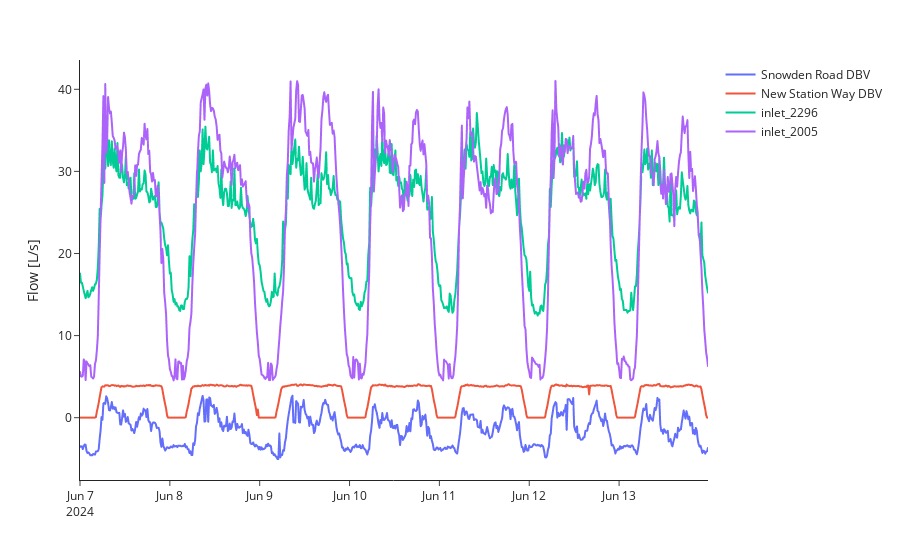

Notebook code cell kept with this figure:
### Markdown cell above
Flow data @ DMA inlets and dynamic boundary valves.

### Code cell
try:
    flow_bwfl_ids = ['inlet_2296', 'inlet_2005', 'Snowden Road DBV', 'New Station Way DBV']
    # flow_bwfl_ids = flow_df['bwfl_id'].unique()
    plot_flow_df = flow_df[flow_df['bwfl_id'].isin(flow_bwfl_ids)]
    fig = px.line(
        plot_flow_df,
        x='datetime',
        y='mean',
        color='bwfl_id',
    )
    fig.update_layout(
        xaxis_title='',
        yaxis_title='Flow [L/s]',
        legend_title_text='',
        template='simple_white',
        height=450,
    )
    fig.show()
except:
    print("Plotting data not available.")

### Figure 1 — Plotly figure (JSON) as saved in the notebook; plotly's stock layout.template omitted (floating-point values rounded to 4 significant figures; data arrays with more than 128 entries replaced by an {"elided": "..."} marker saying what was removed)
{"data": [{"hovertemplate": "bwfl_id=Snowden Road DBV<br>datetime=%{x}<br>mean=%{y}<extra></extra>", "legendgroup": "Snowden Road DBV", "line": {"color": "#636efa", "dash": "solid"}, "marker": {"symbol": "circle"}, "mode": "lines", "name": "Snowden Road DBV", "showlegend": true, "type": "scattergl", "x": {"elided": "672 str values"}, "xaxis": "x", "y": {"elided": "672 float values"}, "yaxis": "y"}, {"hovertemplate": "bwfl_id=New Station Way DBV<br>datetime=%{x}<br>mean=%{y}<extra></extra>", "legendgroup": "New Station Way DBV", "line": {"color": "#EF553B", "dash": "solid"}, "marker": {"symbol": "circle"}, "mode": "lines", "name": "New Station Way DBV", "showlegend": true, "type": "scattergl", "x": {"elided": "672 str values"}, "xaxis": "x", "y": {"elided": "672 float values"}, "yaxis": "y"}, {"hovertemplate": "bwfl_id=inlet_2296<br>datetime=%{x}<br>mean=%{y}<extra></extra>", "legendgroup": "inlet_2296", "line": {"color": "#00cc96", "dash": "solid"}, "marker": {"symbol": "circle"}, "mode": "lines", "name": "inlet_2296", "showlegend": true, "type": "scattergl", "x": {"elided": "672 str values"}, "xaxis": "x", "y": {"elided": "672 float values"}, "yaxis": "y"}, {"hovertemplate": "bwfl_id=inlet_2005<br>datetime=%{x}<br>mean=%{y}<extra></extra>", "legendgroup": "inlet_2005", "line": {"color": "#ab63fa", "dash": "solid"}, "marker": {"symbol": "circle"}, "mode": "lines", "name": "inlet_2005", "showlegend": true, "type": "scattergl", "x": {"elided": "672 str values"}, "xaxis": "x", "y": {"elided": "672 float values"}, "yaxis": "y"}], "layout": {"autosize": true, "legend": {"title": {"text": ""}, "tracegroupgap": 0}, "margin": {"t": 60}, "xaxis": {"anchor": "y", "autorange": true, "domain": [0, 1], "range": ["2024-06-07", "2024-06-13 23:45"], "title": {"text": ""}, "type": "date"}, "yaxis": {"anchor": "x", "autorange": true, "domain": [0, 1], "range": [-7.592, 43.57], "title": {"text": "Flow [L/s]"}, "type": "linear"}}}
